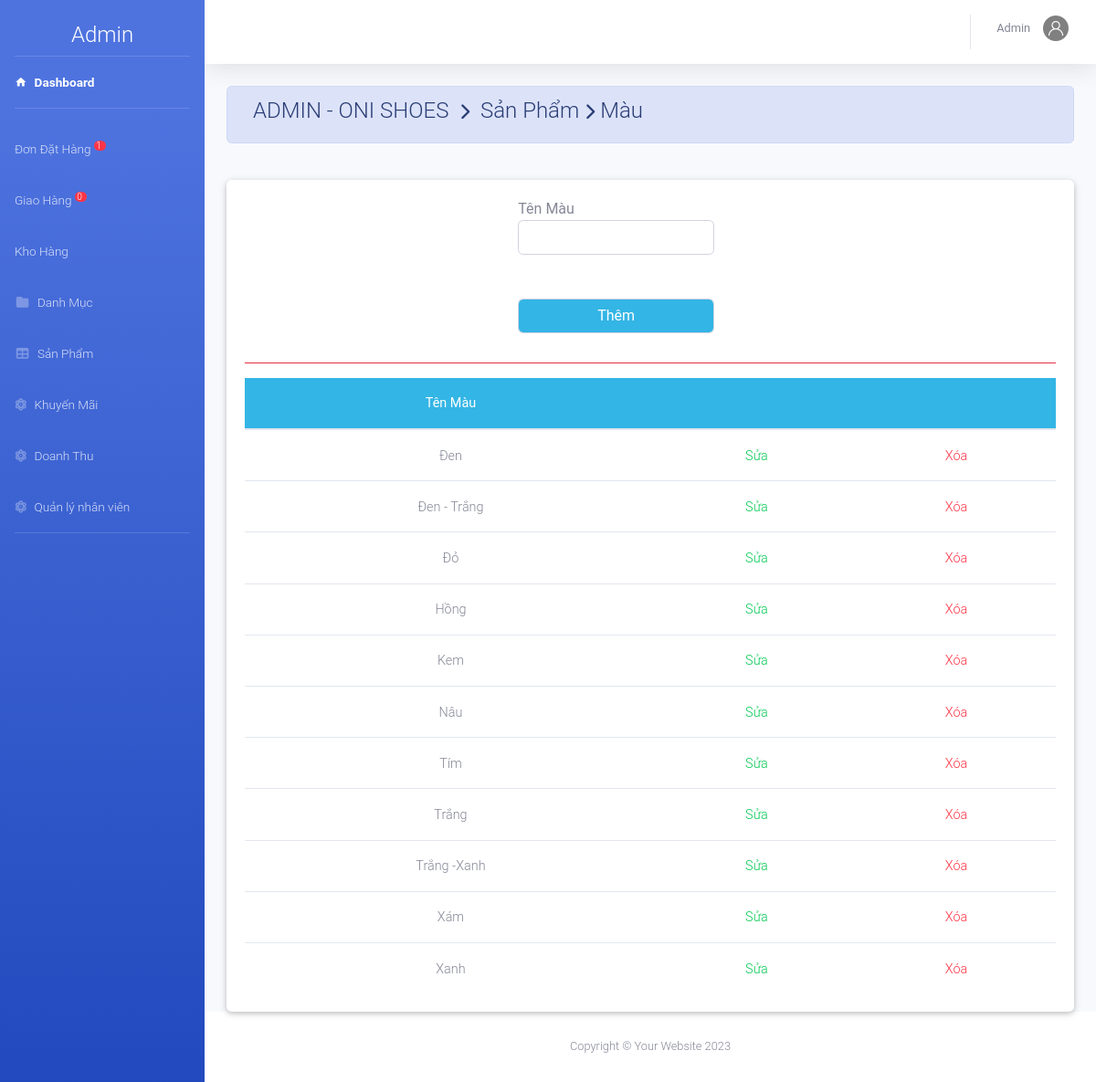
Page /Xiny-20240229T132948Z-001/Xiny/admin/index.php?action=mau&view=them (signed in) on the committed database.
### tables this page shows
CREATE TABLE `mau` (
  `MaMau` varchar(50) NOT NULL DEFAULT 'none'
);

### Xiny-20240229T132948Z-001/Xiny/admin/mau/mau.php (the view, shortened to what this page needs)
<?php
	$sql="select * from Mau ";
	$rs=mysqli_query($conn,$sql);
?>
<div class="container-fluid">
	<div class=" alert alert-primary">
	  <h4 class="page-title">
	     ADMIN - ONI SHOES &#160;<i class="fas fa-chevron-right" style="font-size: 18px"></i>&#160; Sản Phẩm&#160;<i class="fas fa-chevron-right" style="font-size: 18px"></i>&#160;Màu </h4>
	</div><br>
<div class="card">
		<div class="card-body">
<?php include_once('main.php')?>
<table class="table table-hover m-auto text-center" style="font-size: 13px;">
	<thead class="badge-info">
		<tr>
			<th>Tên Màu</th><th colspan="2"></th>
		</tr>
	</thead>
	<tbody>
 <?php $so=0;
	 while ($row=mysqli_fetch_array($rs)) { ?>
		<tr>
			<td><?php echo $row['MaMau']; ?></td>
			<td><a class="text-success"  href="index.php?action=mau&view=suamau&mamau=<?php echo $row['MaMau']; ?>" >Sửa</a></td>
			<td><a class="text-danger"  href="mau/main.php?view=xoamau&mamau=<?php echo $row['MaMau']; ?>" >Xóa</a></td>
		</tr>
 <?php	} ?>
	</tbody>
</table>
</div></div></div>

### rows in the picture
mau: MaMau "Đen"
mau: MaMau "Đen - Trắng"
mau: MaMau "Đỏ"
mau: MaMau "Hồng"
mau: MaMau "Kem"
mau: MaMau "Nâu"
mau: MaMau "Tím"
mau: MaMau "Trắng"
mau: MaMau "Trắng -Xanh"
mau: MaMau "Xám"
mau: MaMau "Xanh"

### other values in the picture
$dem "1"
$dem "0"
$nv['TenNV'] "Admin"
